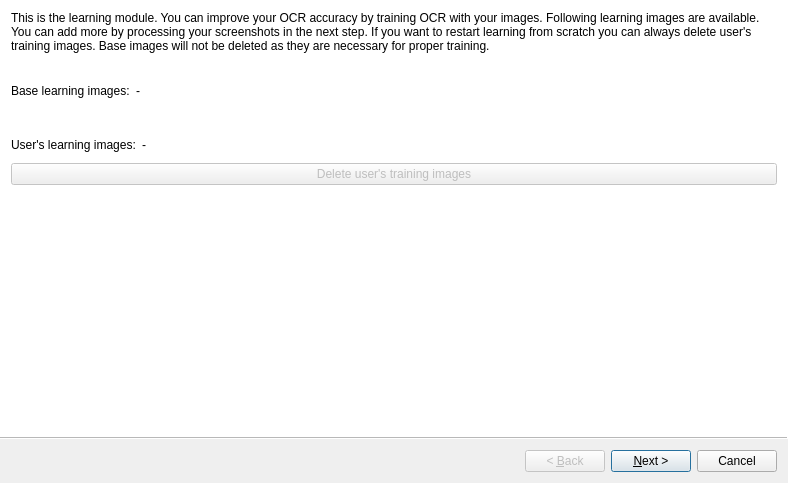
<?xml version="1.0" encoding="UTF-8"?>
<ui version="4.0">
 <class>Wizard</class>
 <widget class="QWizard" name="Wizard">
  <property name="geometry">
   <rect>
    <x>0</x>
    <y>0</y>
    <width>788</width>
    <height>483</height>
   </rect>
  </property>
  <property name="windowTitle">
   <string>Wizard</string>
  </property>
  <property name="wizardStyle">
   <enum>QWizard::ModernStyle</enum>
  </property>
  <widget class="QWizardPage" name="wizardPage1">
   <layout class="QVBoxLayout" name="verticalLayout_4" stretch="1,0,1,1,1,0,10">
    <item>
     <widget class="QLabel" name="label_2">
      <property name="text">
       <string>This is the learning module. You can improve your OCR accuracy by training OCR with your images. Following learning images are available. You can add more by processing your screenshots in the next step. If you want to restart learning from scratch you can always delete user's training images. Base images will not be deleted as they are necessary for proper training.</string>
      </property>
      <property name="wordWrap">
       <bool>true</bool>
      </property>
     </widget>
    </item>
    <item>
     <spacer name="verticalSpacer_7">
      <property name="orientation">
       <enum>Qt::Vertical</enum>
      </property>
      <property name="sizeType">
       <enum>QSizePolicy::Fixed</enum>
      </property>
      <property name="sizeHint" stdset="0">
       <size>
        <width>20</width>
        <height>20</height>
       </size>
      </property>
     </spacer>
    </item>
    <item>
     <layout class="QHBoxLayout" name="horizontalLayout_5" stretch="1,100">
      <item>
       <widget class="QLabel" name="label_3">
        <property name="text">
         <string>Base learning images:</string>
        </property>
       </widget>
      </item>
      <item>
       <widget class="QLabel" name="base_data_label">
        <property name="text">
         <string>-</string>
        </property>
        <property name="wordWrap">
         <bool>true</bool>
        </property>
       </widget>
      </item>
     </layout>
    </item>
    <item>
     <spacer name="verticalSpacer_4">
      <property name="orientation">
       <enum>Qt::Vertical</enum>
      </property>
      <property name="sizeHint" stdset="0">
       <size>
        <width>20</width>
        <height>40</height>
       </size>
      </property>
     </spacer>
    </item>
    <item>
     <layout class="QHBoxLayout" name="horizontalLayout_6" stretch="1,100">
      <item>
       <widget class="QLabel" name="label_4">
        <property name="text">
         <string>User's learning images:</string>
        </property>
       </widget>
      </item>
      <item>
       <widget class="QLabel" name="user_data_label">
        <property name="text">
         <string>-</string>
        </property>
        <property name="wordWrap">
         <bool>true</bool>
        </property>
       </widget>
      </item>
     </layout>
    </item>
    <item>
     <widget class="QPushButton" name="delete_images_button">
      <property name="enabled">
       <bool>false</bool>
      </property>
      <property name="text">
       <string>Delete user's training images</string>
      </property>
     </widget>
    </item>
    <item>
     <spacer name="verticalSpacer_5">
      <property name="orientation">
       <enum>Qt::Vertical</enum>
      </property>
      <property name="sizeHint" stdset="0">
       <size>
        <width>20</width>
        <height>281</height>
       </size>
      </property>
     </spacer>
    </item>
   </layout>
  </widget>
  <widget class="CustomQWizardPage" name="wizardPage2">
   <layout class="QVBoxLayout" name="verticalLayout_3" stretch="1,1,1,100">
    <item>
     <widget class="QLabel" name="label">
      <property name="text">
       <string>Select Files</string>
      </property>
     </widget>
    </item>
    <item>
     <layout class="QHBoxLayout" name="horizontalLayout">
      <item>
       <widget class="QListWidget" name="file_list">
        <property name="maximumSize">
         <size>
          <width>16777215</width>
          <height>100</height>
         </size>
        </property>
       </widget>
      </item>
      <item>
       <layout class="QVBoxLayout" name="verticalLayout">
        <item>
         <widget class="QPushButton" name="add_files_button">
          <property name="text">
           <string>Add Files</string>
          </property>
         </widget>
        </item>
        <item>
         <widget class="QPushButton" name="remove_file_button">
          <property name="text">
           <string>Remove File</string>
          </property>
         </widget>
        </item>
        <item>
         <widget class="QPushButton" name="ocr_button">
          <property name="text">
           <string>OCR</string>
          </property>
         </widget>
        </item>
       </layout>
      </item>
     </layout>
    </item>
    <item>
     <layout class="QHBoxLayout" name="horizontalLayout_2" stretch="2">
      <item>
       <layout class="QVBoxLayout" name="verticalLayout_2" stretch="1,1,1,100">
        <item>
         <widget class="QLabel" name="label_5">
          <property name="text">
           <string>Dot and comma are the same for learning.
If two letters are recognized as one use empty text field so it will be ignored while learning.</string>
          </property>
          <property name="wordWrap">
           <bool>true</bool>
          </property>
         </widget>
        </item>
        <item>
         <layout class="QGridLayout" name="gridLayout">
          <item row="2" column="7">
           <widget class="QGraphicsView" name="g18">
            <property name="verticalScrollBarPolicy">
             <enum>Qt::ScrollBarAlwaysOff</enum>
            </property>
            <property name="horizontalScrollBarPolicy">
             <enum>Qt::ScrollBarAlwaysOff</enum>
            </property>
           </widget>
          </item>
          <item row="2" column="6">
           <widget class="QGraphicsView" name="g17">
            <property name="verticalScrollBarPolicy">
             <enum>Qt::ScrollBarAlwaysOff</enum>
            </property>
            <property name="horizontalScrollBarPolicy">
             <enum>Qt::ScrollBarAlwaysOff</enum>
            </property>
           </widget>
          </item>
          <item row="2" column="0">
           <widget class="QGraphicsView" name="g11">
            <property name="verticalScrollBarPolicy">
             <enum>Qt::ScrollBarAlwaysOff</enum>
            </property>
            <property name="horizontalScrollBarPolicy">
             <enum>Qt::ScrollBarAlwaysOff</enum>
            </property>
           </widget>
          </item>
          <item row="0" column="8">
           <widget class="QGraphicsView" name="g9">
            <property name="verticalScrollBarPolicy">
             <enum>Qt::ScrollBarAlwaysOff</enum>
            </property>
            <property name="horizontalScrollBarPolicy">
             <enum>Qt::ScrollBarAlwaysOff</enum>
            </property>
           </widget>
          </item>
          <item row="2" column="8">
           <widget class="QGraphicsView" name="g19">
            <property name="verticalScrollBarPolicy">
             <enum>Qt::ScrollBarAlwaysOff</enum>
            </property>
            <property name="horizontalScrollBarPolicy">
             <enum>Qt::ScrollBarAlwaysOff</enum>
            </property>
           </widget>
          </item>
          <item row="0" column="9">
           <widget class="QGraphicsView" name="g10">
            <property name="verticalScrollBarPolicy">
             <enum>Qt::ScrollBarAlwaysOff</enum>
            </property>
            <property name="horizontalScrollBarPolicy">
             <enum>Qt::ScrollBarAlwaysOff</enum>
            </property>
           </widget>
          </item>
          <item row="2" column="2">
           <widget class="QGraphicsView" name="g13">
            <property name="verticalScrollBarPolicy">
             <enum>Qt::ScrollBarAlwaysOff</enum>
            </property>
            <property name="horizontalScrollBarPolicy">
             <enum>Qt::ScrollBarAlwaysOff</enum>
            </property>
           </widget>
          </item>
          <item row="2" column="3">
           <widget class="QGraphicsView" name="g14">
            <property name="verticalScrollBarPolicy">
             <enum>Qt::ScrollBarAlwaysOff</enum>
            </property>
            <property name="horizontalScrollBarPolicy">
             <enum>Qt::ScrollBarAlwaysOff</enum>
            </property>
           </widget>
          </item>
          <item row="2" column="4">
           <widget class="QGraphicsView" name="g15">
            <property name="verticalScrollBarPolicy">
             <enum>Qt::ScrollBarAlwaysOff</enum>
            </property>
            <property name="horizontalScrollBarPolicy">
             <enum>Qt::ScrollBarAlwaysOff</enum>
            </property>
           </widget>
          </item>
          <item row="2" column="5">
           <widget class="QGraphicsView" name="g16">
            <property name="verticalScrollBarPolicy">
             <enum>Qt::ScrollBarAlwaysOff</enum>
            </property>
            <property name="horizontalScrollBarPolicy">
             <enum>Qt::ScrollBarAlwaysOff</enum>
            </property>
           </widget>
          </item>
          <item row="0" column="6">
           <widget class="QGraphicsView" name="g7">
            <property name="verticalScrollBarPolicy">
             <enum>Qt::ScrollBarAlwaysOff</enum>
            </property>
            <property name="horizontalScrollBarPolicy">
             <enum>Qt::ScrollBarAlwaysOff</enum>
            </property>
           </widget>
          </item>
          <item row="2" column="1">
           <widget class="QGraphicsView" name="g12">
            <property name="verticalScrollBarPolicy">
             <enum>Qt::ScrollBarAlwaysOff</enum>
            </property>
            <property name="horizontalScrollBarPolicy">
             <enum>Qt::ScrollBarAlwaysOff</enum>
            </property>
           </widget>
          </item>
          <item row="0" column="7">
           <widget class="QGraphicsView" name="g8">
            <property name="verticalScrollBarPolicy">
             <enum>Qt::ScrollBarAlwaysOff</enum>
            </property>
            <property name="horizontalScrollBarPolicy">
             <enum>Qt::ScrollBarAlwaysOff</enum>
            </property>
           </widget>
          </item>
          <item row="2" column="9">
           <widget class="QGraphicsView" name="g20">
            <property name="verticalScrollBarPolicy">
             <enum>Qt::ScrollBarAlwaysOff</enum>
            </property>
            <property name="horizontalScrollBarPolicy">
             <enum>Qt::ScrollBarAlwaysOff</enum>
            </property>
           </widget>
          </item>
          <item row="0" column="5">
           <widget class="QGraphicsView" name="g6">
            <property name="verticalScrollBarPolicy">
             <enum>Qt::ScrollBarAlwaysOff</enum>
            </property>
            <property name="horizontalScrollBarPolicy">
             <enum>Qt::ScrollBarAlwaysOff</enum>
            </property>
           </widget>
          </item>
          <item row="1" column="2">
           <widget class="QLineEdit" name="e3">
            <property name="alignment">
             <set>Qt::AlignCenter</set>
            </property>
           </widget>
          </item>
          <item row="1" column="1">
           <widget class="QLineEdit" name="e2">
            <property name="alignment">
             <set>Qt::AlignCenter</set>
            </property>
           </widget>
          </item>
          <item row="1" column="3">
           <widget class="QLineEdit" name="e4">
            <property name="alignment">
             <set>Qt::AlignCenter</set>
            </property>
           </widget>
          </item>
          <item row="1" column="4">
           <widget class="QLineEdit" name="e5">
            <property name="alignment">
             <set>Qt::AlignCenter</set>
            </property>
           </widget>
          </item>
          <item row="0" column="0">
           <widget class="QGraphicsView" name="g1">
            <property name="verticalScrollBarPolicy">
             <enum>Qt::ScrollBarAlwaysOff</enum>
            </property>
            <property name="horizontalScrollBarPolicy">
             <enum>Qt::ScrollBarAlwaysOff</enum>
            </property>
           </widget>
          </item>
          <item row="0" column="1">
           <widget class="QGraphicsView" name="g2">
            <property name="verticalScrollBarPolicy">
             <enum>Qt::ScrollBarAlwaysOff</enum>
            </property>
            <property name="horizontalScrollBarPolicy">
             <enum>Qt::ScrollBarAlwaysOff</enum>
            </property>
           </widget>
          </item>
          <item row="1" column="0">
           <widget class="QLineEdit" name="e1">
            <property name="alignment">
             <set>Qt::AlignCenter</set>
            </property>
           </widget>
          </item>
          <item row="0" column="2">
           <widget class="QGraphicsView" name="g3">
            <property name="verticalScrollBarPolicy">
             <enum>Qt::ScrollBarAlwaysOff</enum>
            </property>
            <property name="horizontalScrollBarPolicy">
             <enum>Qt::ScrollBarAlwaysOff</enum>
            </property>
           </widget>
          </item>
          <item row="0" column="3">
           <widget class="QGraphicsView" name="g4">
            <property name="verticalScrollBarPolicy">
             <enum>Qt::ScrollBarAlwaysOff</enum>
            </property>
            <property name="horizontalScrollBarPolicy">
             <enum>Qt::ScrollBarAlwaysOff</enum>
            </property>
           </widget>
          </item>
          <item row="0" column="4">
           <widget class="QGraphicsView" name="g5">
            <property name="verticalScrollBarPolicy">
             <enum>Qt::ScrollBarAlwaysOff</enum>
            </property>
            <property name="horizontalScrollBarPolicy">
             <enum>Qt::ScrollBarAlwaysOff</enum>
            </property>
           </widget>
          </item>
          <item row="3" column="0">
           <widget class="QLineEdit" name="e11">
            <property name="alignment">
             <set>Qt::AlignCenter</set>
            </property>
           </widget>
          </item>
          <item row="3" column="1">
           <widget class="QLineEdit" name="e12">
            <property name="alignment">
             <set>Qt::AlignCenter</set>
            </property>
           </widget>
          </item>
          <item row="3" column="2">
           <widget class="QLineEdit" name="e13">
            <property name="alignment">
             <set>Qt::AlignCenter</set>
            </property>
           </widget>
          </item>
          <item row="3" column="3">
           <widget class="QLineEdit" name="e14">
            <property name="alignment">
             <set>Qt::AlignCenter</set>
            </property>
           </widget>
          </item>
          <item row="3" column="4">
           <widget class="QLineEdit" name="e15">
            <property name="alignment">
             <set>Qt::AlignCenter</set>
            </property>
           </widget>
          </item>
          <item row="3" column="5">
           <widget class="QLineEdit" name="e16">
            <property name="alignment">
             <set>Qt::AlignCenter</set>
            </property>
           </widget>
          </item>
          <item row="3" column="6">
           <widget class="QLineEdit" name="e17">
            <property name="alignment">
             <set>Qt::AlignCenter</set>
            </property>
           </widget>
          </item>
          <item row="3" column="7">
           <widget class="QLineEdit" name="e18">
            <property name="alignment">
             <set>Qt::AlignCenter</set>
            </property>
           </widget>
          </item>
          <item row="3" column="8">
           <widget class="QLineEdit" name="e19">
            <property name="alignment">
             <set>Qt::AlignCenter</set>
            </property>
           </widget>
          </item>
          <item row="3" column="9">
           <widget class="QLineEdit" name="e20">
            <property name="alignment">
             <set>Qt::AlignCenter</set>
            </property>
           </widget>
          </item>
          <item row="1" column="5">
           <widget class="QLineEdit" name="e6">
            <property name="alignment">
             <set>Qt::AlignCenter</set>
            </property>
           </widget>
          </item>
          <item row="1" column="6">
           <widget class="QLineEdit" name="e7">
            <property name="alignment">
             <set>Qt::AlignCenter</set>
            </property>
           </widget>
          </item>
          <item row="1" column="7">
           <widget class="QLineEdit" name="e8">
            <property name="alignment">
             <set>Qt::AlignCenter</set>
            </property>
           </widget>
          </item>
          <item row="1" column="8">
           <widget class="QLineEdit" name="e9">
            <property name="alignment">
             <set>Qt::AlignCenter</set>
            </property>
           </widget>
          </item>
          <item row="1" column="9">
           <widget class="QLineEdit" name="e10">
            <property name="alignment">
             <set>Qt::AlignCenter</set>
            </property>
           </widget>
          </item>
         </layout>
        </item>
        <item>
         <layout class="QHBoxLayout" name="horizontalLayout_4">
          <item>
           <widget class="QPushButton" name="prev_button">
            <property name="enabled">
             <bool>false</bool>
            </property>
            <property name="text">
             <string>Previous</string>
            </property>
           </widget>
          </item>
          <item>
           <widget class="QPushButton" name="next_button">
            <property name="enabled">
             <bool>false</bool>
            </property>
            <property name="text">
             <string>Next</string>
            </property>
           </widget>
          </item>
         </layout>
        </item>
        <item>
         <spacer name="verticalSpacer">
          <property name="orientation">
           <enum>Qt::Vertical</enum>
          </property>
          <property name="sizeHint" stdset="0">
           <size>
            <width>20</width>
            <height>40</height>
           </size>
          </property>
         </spacer>
        </item>
       </layout>
      </item>
     </layout>
    </item>
    <item>
     <spacer name="verticalSpacer_2">
      <property name="orientation">
       <enum>Qt::Vertical</enum>
      </property>
      <property name="sizeHint" stdset="0">
       <size>
        <width>20</width>
        <height>40</height>
       </size>
      </property>
     </spacer>
    </item>
   </layout>
  </widget>
  <widget class="CustomQWizardPage" name="wizardPage3">
   <layout class="QVBoxLayout" name="verticalLayout_5" stretch="1,1,1,1,1,1,0,0,0,100">
    <item>
     <widget class="QLabel" name="label_6">
      <property name="text">
       <string>You collected following new images:</string>
      </property>
     </widget>
    </item>
    <item>
     <widget class="QLabel" name="summary_label">
      <property name="text">
       <string>-</string>
      </property>
      <property name="wordWrap">
       <bool>true</bool>
      </property>
     </widget>
    </item>
    <item>
     <widget class="QPushButton" name="save_button">
      <property name="text">
       <string>Add those images to user's training images</string>
      </property>
     </widget>
    </item>
    <item>
     <spacer name="verticalSpacer_3">
      <property name="orientation">
       <enum>Qt::Vertical</enum>
      </property>
      <property name="sizeType">
       <enum>QSizePolicy::Fixed</enum>
      </property>
      <property name="sizeHint" stdset="0">
       <size>
        <width>20</width>
        <height>20</height>
       </size>
      </property>
     </spacer>
    </item>
    <item>
     <widget class="QLabel" name="label_7">
      <property name="text">
       <string>Base training data and user's training data will be used for OCR training. Click the button above to add just analyzed data to user's images. Please note: Learning process can take several minutes to finish! Summary will be show when the training is completed.</string>
      </property>
      <property name="wordWrap">
       <bool>true</bool>
      </property>
     </widget>
    </item>
    <item>
     <widget class="QPushButton" name="train_button">
      <property name="enabled">
       <bool>false</bool>
      </property>
      <property name="text">
       <string>Perform training</string>
      </property>
     </widget>
    </item>
    <item>
     <widget class="QLabel" name="loader">
      <property name="text">
       <string/>
      </property>
      <property name="alignment">
       <set>Qt::AlignCenter</set>
      </property>
     </widget>
    </item>
    <item>
     <widget class="QLabel" name="training_summary">
      <property name="text">
       <string/>
      </property>
      <property name="wordWrap">
       <bool>true</bool>
      </property>
     </widget>
    </item>
    <item>
     <widget class="QTextEdit" name="details"/>
    </item>
    <item>
     <spacer name="verticalSpacer_6">
      <property name="orientation">
       <enum>Qt::Vertical</enum>
      </property>
      <property name="sizeHint" stdset="0">
       <size>
        <width>20</width>
        <height>40</height>
       </size>
      </property>
     </spacer>
    </item>
   </layout>
  </widget>
 </widget>
 <customwidgets>
  <customwidget>
   <class>CustomQWizardPage</class>
   <extends>QWizardPage</extends>
   <header>customqwizardpage.h</header>
   <container>1</container>
  </customwidget>
 </customwidgets>
 <resources/>
 <connections/>
</ui>
